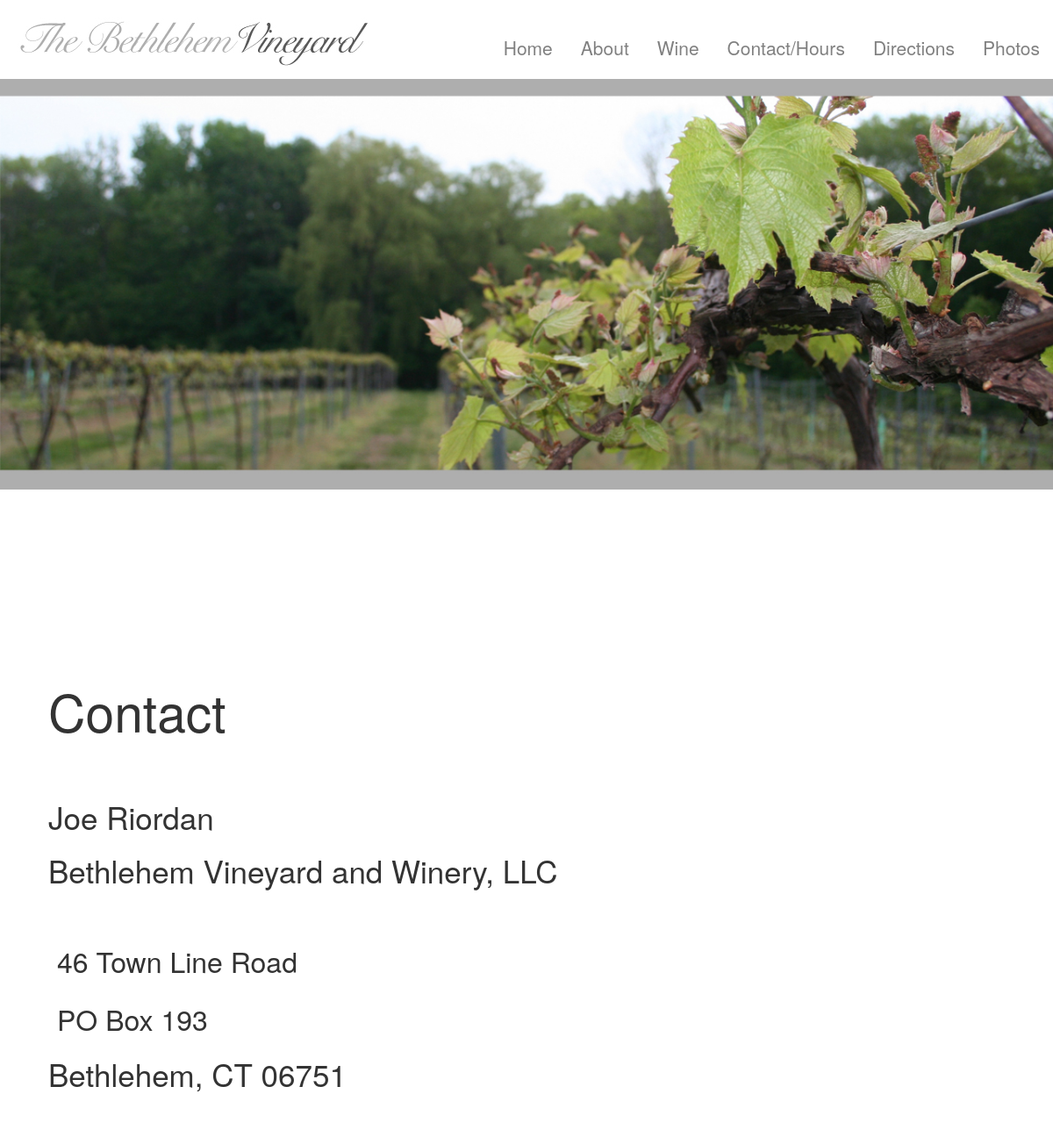
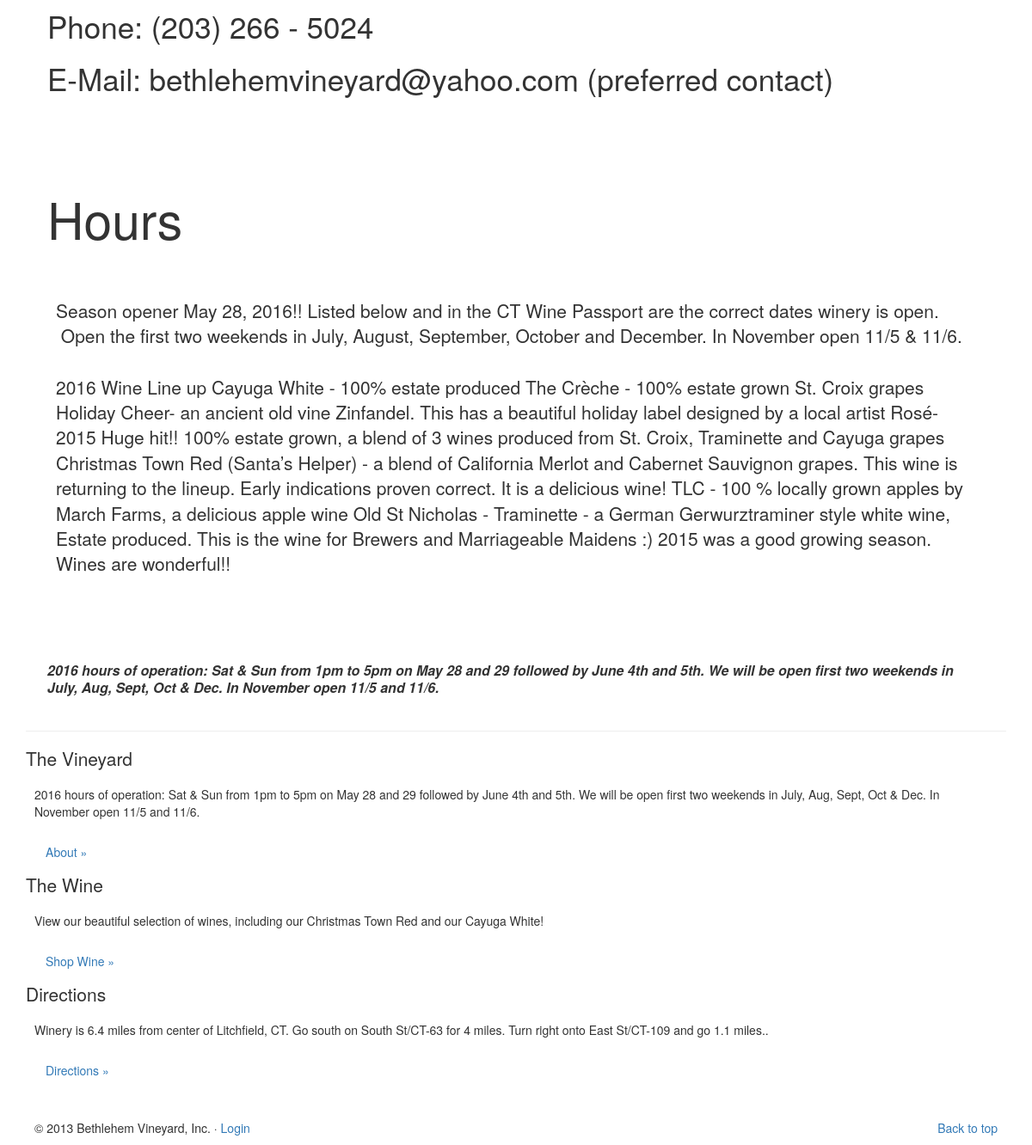
Before: /index.php?contact with the older database file (2 pictures, top to bottom).
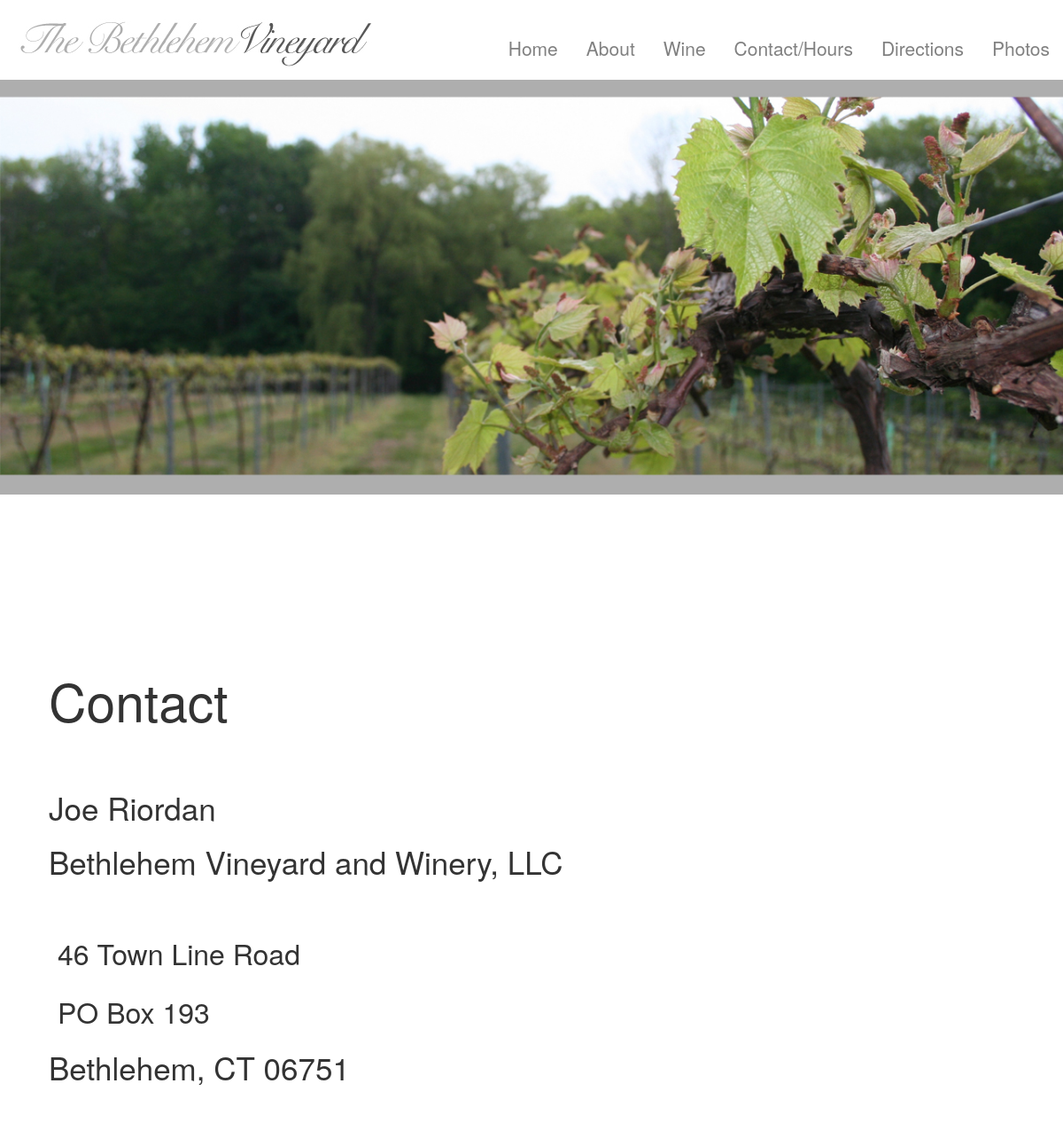
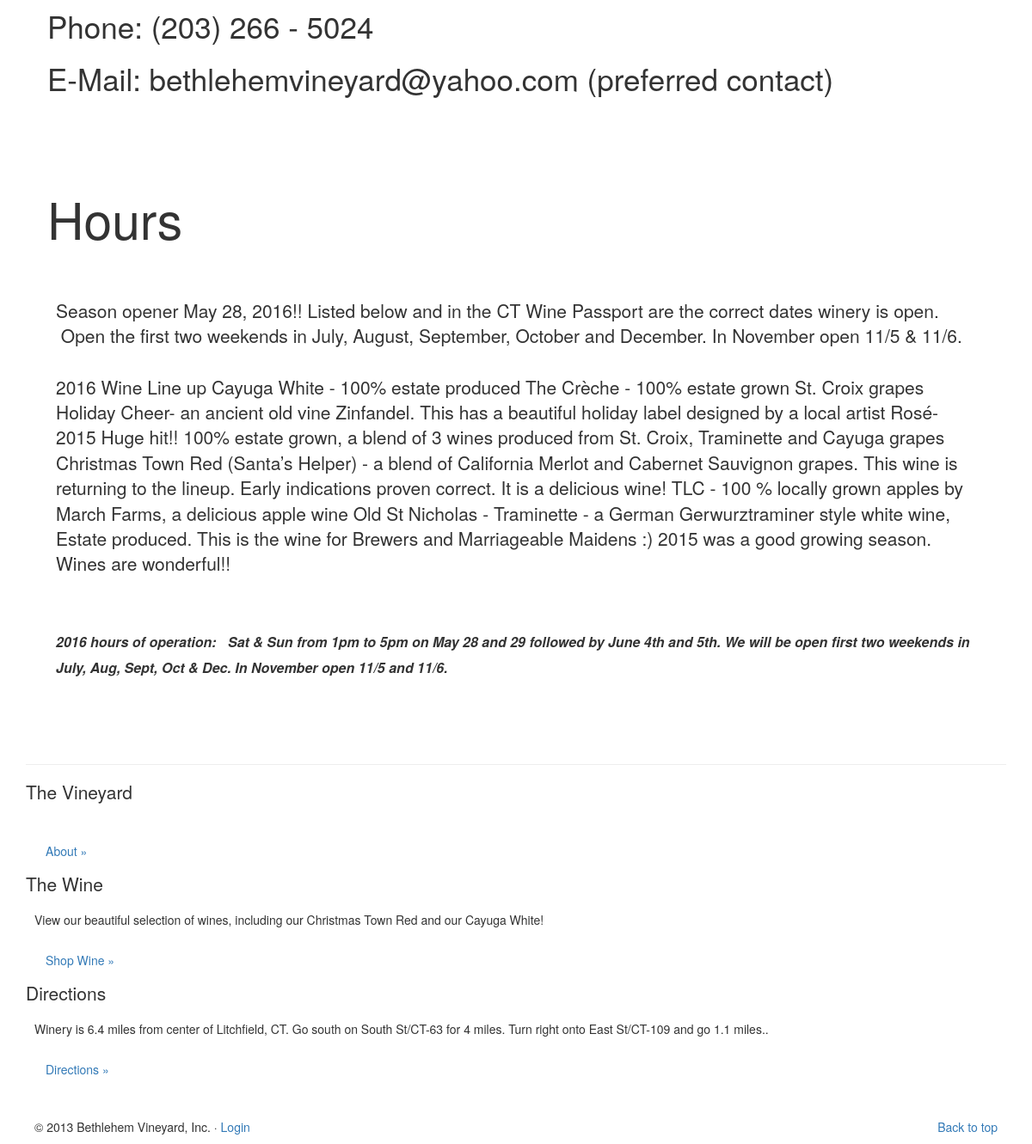
After: the same page with the newer database file (2 pictures, top to bottom).
### tables this page shows
CREATE TABLE `content` (
  `id` int(11) NOT NULL AUTO_INCREMENT,
  `optionID` varchar(10) NOT NULL,
  `section` varchar(60) NOT NULL,
  `type` varchar(100) NOT NULL,
  `content` text NOT NULL,
  `created` datetime NOT NULL,
  PRIMARY KEY (`id`)
);

### lib/Config.php (called while the page is built)
<?php
class Config{
	public $ini = array();
	public function get($input){
    	$CONFIG = $this->ini['CONFIG'];
    	return $CONFIG[$input];
	}
	public function __construct($path) {
   	$this->ini = parse_ini_file($path, true);
	}
}
?>

### lib/system.php (called while the page is built, shortened)
<?php
class system {
    public static $config;
    public function __construct(){
        require_once 'Mobile_Detect.php';
        require_once 'Config.php';
        self::$config = new Config('./etc/config.ini');
    }
    public static function database(){
        $addr = self::$config->get('dbAddress');
        $username = self::$config->get('dbUsername');
        $password = self::$config->get('dbPassword');
        $database = self::$config->get('dbDatabase');
        $conn = new mysqli($addr, $username, $password, $database);
        return $conn;
    }
    public function getDevice(){
        $detect = new Mobile_Detect();
        if($detect->isMobile()){
                $device = 'mobile';
        } else if($detect->isTablet()){
                $device = 'tablet';
        } else {
                $device = 'default';
        }
        return $device;
    }
	public function getUrl(){
		return self::$config->get('url');
	}
}
?>

### lib/Mobile_Detect.php (called while the page is built, shortened)
<?php
class Mobile_Detect {
    protected $userAgent = null;
    protected $httpHeaders;
    protected $mobileDetectionRules = null;
    protected $mobileDetectionRulesExtended = null;
    protected $detectionType = 'mobile';
    protected $operatingSystems = array(
        'AndroidOS'         => 'Android',
        'BlackBerryOS'      => 'blackberry|\bBB10\b|rim tablet os',
        'PalmOS'            => 'PalmOS|avantgo|blazer|elaine|hiptop|palm|plucker|xiino',
        'SymbianOS'         => 'Symbian|SymbOS|Series60|Series40|SYB-[0-9]+|\bS60\b',
        'WindowsMobileOS'   => 'Windows CE.*(PPC|Smartphone|Mobile|[0-9]{3}x[0-9]{3})|Window Mobile|Windows Phone [0-9.]+|WCE;',
        'WindowsPhoneOS'   => 'Windows Phone OS|XBLWP7|ZuneWP7',
        'iOS'               => '\biPhone.*Mobile|\biPod|\biPad',
        'MeeGoOS'           => 'MeeGo',
        'MaemoOS'           => 'Maemo',
        'JavaOS'            => 'J2ME/|Java/|\bMIDP\b|\bCLDC\b',
        'webOS'             => 'webOS|hpwOS',
        'badaOS'            => '\bBada\b',
        'BREWOS'            => 'BREW',
    );
    protected $userAgents = array(
        'Chrome'          => '\bCrMo\b|CriOS|Android.*Chrome/[.0-9]* (Mobile)?',
        'Dolfin'          => '\bDolfin\b',
        'Opera'           => 'Opera.*Mini|Opera.*Mobi|Android.*Opera|OPR/[0-9.]+',
        'Skyfire'         => 'Skyfire',
        'IE'              => 'IEMobile|MSIEMobile',
        'Firefox'         => 'fennec|firefox.*maemo|(Mobile|Tablet).*Firefox|Firefox.*Mobile',
        'Bolt'            => 'bolt',
        'TeaShark'        => 'teashark',
        'Blazer'          => 'Blazer',
        'Safari'          => 'Version.*Mobile.*Safari|Safari.*Mobile',
        'Tizen'           => 'Tizen',
        'UCBrowser'       => 'UC.*Browser|UCWEB',
        'DiigoBrowser'    => 'DiigoBrowser',
        'Puffin'            => 'Puffin',
        'Mercury'          => '\bMercury\b',
        'GenericBrowser'  => 'NokiaBrowser|OviBrowser|OneBrowser|TwonkyBeamBrowser|SEMC.*Browser|FlyFlow|Minimo|NetFront|Novarra-Vision'
    );
    protected $utilities = array(
        'DesktopMode'   => 'WPDesktop',
        'TV'            => 'SonyDTV115',
        'WebKit'        => '(webkit)[ /]([\w.]+)',
        'Bot'           => 'Googlebot|DoCoMo|YandexBot|bingbot|ia_archiver|AhrefsBot|Ezooms|GSLFbot|WBSearchBot|Twitterbot|TweetmemeBot|Twikle|PaperLiBot|Wotbox|UnwindFetchor|facebookexternalhit',
        'MobileBot'     => 'Googlebot-Mobile|DoCoMo|YahooSeeker/M1A1-R2D2',
    );
    public function setHttpHeaders($httpHeaders = null){
        if(!empty($httpHeaders)){
            $this->httpHeaders = $httpHeaders;
        } else {
            foreach($_SERVER as $key => $value){
                if(substr($key,0,5)=='HTTP_'){
                    $this->httpHeaders[$key] = $value;
                }
            }
        }
    }
    public function setUserAgent($userAgent = null){
        if(!empty($userAgent)){
            $this->userAgent = $userAgent;
        } else {
            $this->userAgent    = isset($this->httpHeaders['HTTP_USER_AGENT']) ? $this->httpHeaders['HTTP_USER_AGENT'] : null;
        }
    }
    function setDetectionType($type = null){
        $this->detectionType = (!empty($type) ? $type : 'mobile');
    }
    public function setMobileDetectionRules(){
        $this->mobileDetectionRules = array_merge(
            $this->phoneDevices,
            $this->tabletDevices,
            $this->operatingSystems,
            $this->userAgents
        );
    }
    public function setMobileDetectionRulesExtended(){
        $this->mobileDetectionRulesExtended = array_merge(
            $this->phoneDevices,
            $this->tabletDevices,
            $this->operatingSystems,
            $this->userAgents,
            $this->utilities
        );
    }
    public function getRules()
    {
        if($this->detectionType=='extended'){
            return $this->mobileDetectionRulesExtended;
        } else {
            return $this->mobileDetectionRules;
        }
    }
    public function checkHttpHeadersForMobile(){
        return false;
    }
    private function matchDetectionRulesAgainstUA($userAgent = null){
        return false;
    }
    public function isMobile($userAgent = null, $httpHeaders = null) {
        if ($this->checkHttpHeadersForMobile()) {
            return true;
        } else {
            return $this->matchDetectionRulesAgainstUA();
        }
    }
    public function isTablet($userAgent = null, $httpHeaders = null) {
	    return false;
    }
    function match($regex, $userAgent=null){
        $regex = str_replace('/', '\/', $regex);
        return (bool)preg_match('/'.$regex.'/is', (!empty($userAgent) ? $userAgent : $this->userAgent));
    }
}

### contact.php (the view)
<br />
<br />
<div class="content">
<?php
    $sql = "SELECT * FROM content WHERE section='contact'";
    $query = $system->database()->query($sql);
    $row = $query->fetch_assoc();
    echo $row['content'];
?>
<font size="3" style="line-height: 18px;"><b><i>
<?php
    $sql = "SELECT * FROM content WHERE section='hours'";
    $query = $system->database()->query($sql);
    $row = $query->fetch_assoc();
    echo $row['content'];
?>
</i></b></font>
</div>

### index.php (shortened to what this page needs)
<?php
require 'lib/Config.php';
require 'lib/system.php';
$config = new Config('./etc/config.ini');
$system = new system();
if(isset($_POST['loginSubmitted'])){
	if($_POST['username']==$config->get('username')){
		if($_POST['password']==$config->get('password')){
			$_SESSION['admin'] = TRUE;
			$alertMessage = "You ahve logged-in succesfully!";
			$pgae = 'Admin';
			require $system->getDir() . 'head.php';
			require $system->getDir() . 'admin.php';
		}
	} else {
		require $system->getDir() . 'head.php';
		echo '<div class="alert alert-danger">Incorrect Username or Password</div>';
		require $system->getDir() . 'home.php';
	}
} elseif(!isset($_GET)
		|| empty($_GET)
		|| isset($_GET['home'])) {
		$system->setPage('Home');
		require $system->getDir() . 'head.php';
		require $system->getDir() . 'home.php';
		require $system->getDir() . 'wines.php';
	} else if(isset($_GET['admin'])){
		$pgae = 'Admin';
		require $system->getDir() . 'head.php';
		require $system->getDir() . 'admin.php';
	} else if(isset($_GET['wine'])){
		$system->setPage('Wine');
		require $system->getDir() . 'head.php';
		echo '<h2 class="muted nobreak">Wine</h2>';
		require $system->getDir() . 'wines.php';
	} else if(isset($_GET['about'])){
		$system->setPage('About');
		require $system->getDir() . 'head.php';
		require $system->getDir() . 'about.php';
	} else if(isset($_GET['contact'])){
		$system->setPage('Contact');
		require $system->getDir() . 'head.php';
		require $system->getDir() . 'contact.php';
	} else if(isset($_GET['directions'])){
		$system->setPage('Directions');
		require $system->getDir() . 'head.php';
		require $system->getDir() . 'directions.php';
	} else if(isset($_GET['photo'])){
		$system->setPage('Home');
		require 'photos.php';
	}else if(isset($_GET['success'])){
		$system->setPage('Successful Purchase');
		require $system->getDir() . 'head.php';
		require $system->getDir() . 'success.php';
	}else if(isset($_GET['photos'])){
		$system->setPage('Photos');
		require $system->getDir() . 'photos.php';
	} else if(isset($_GET['logout'])) {
		require $system->getDir() . 'logout.php';
		$system->setPage('Home');
		$alertMessage = "You have logged-out succesfully";
		require $system->getDir() . 'head.php';
		require $system->getDir() . 'home.php';
		require $system->getDir() . 'wines.php';
	} else {
        require $system->getDir() . 'head.php';
		echo '<div style="margin:100px">';
		echo 'Web page cannot be found. <a href="?home>"Go Home.</a>';
		echo '</div>';
	}
?>
<br />
<?php require './foot.php'; ?>

### head.php (shortened to what this page needs)
<?php
if(isset($_SESSION['admin']) && $_SESSION['admin']){
	$admin = true;
} else {
	$admin = false;
}
?>
<!DOCTYPE html>
<html lang="en">
  <head>
<link rel="stylesheet" href="https://maxcdn.bootstrapcdn.com/bootstrap/3.3.6/css/bootstrap.min.css">
<link rel="stylesheet" href="https://maxcdn.bootstrapcdn.com/bootstrap/3.3.6/css/bootstrap-theme.min.css">
	<link href="<?= $system->getUrl(); ?>css/style.css" rel="stylesheet">
  </head>
  <body>
<div class="everything">
<div class="header">
	<a href="index.php">
		<img class="logo" src="<?= $system->getUrl(); ?>img/logo.jpg" />
	</a>
	<?php if($system->getDevice() == 'mobile') { $padding = 'padding-bottom:75px;'; } else { $padding = ''; } ?>
		<ul class="nav nav-pills pull-right" style="padding-top:10px; <?= $padding ?>">
        	<li style="font-size:1.5em" class="lead"><a href="./index.php?home">
				Home</a></li>
			<li style="font-size:1.5em" class="lead"><a href="./index.php?about">
                                About</a></li>
			<li style="font-size:1.5em" class="lead"><a href="./index.php?wine">
				Wine</a></li>
			<li style="font-size:1.5em" class="lead"><a href="./index.php?contact">
				Contact/Hours</a></li>
			<li style="font-size:1.5em" class="lead"><a href="./index.php?directions">
				Directions</a></li>
				<li style="font-size:1.5em" class="lead"><a href="./index.php?photos">
					Photos</a></li>
		</ul>
</div>
<img src="<?= $system->getUrl(); ?>img/Slides/slide<?= rand(1, 4); ?>.jpg" class="slide" />
<div class="container">
    <br />

### foot.php
<hr>
  <div class="row-fluid marketing ">
    <div class="span4">
      <h4 class="foot">The Vineyard</h4>
      <p>
        <?php
            $sql = "SELECT * FROM content WHERE section='hours'";
            $query = $system->database()->query($sql);
            $row = $query->fetch_assoc();
            echo $row['content'];
        ?>
      </p>
      <p><a class="btn" href="index.php?about">About »</a></p>
    </div>
    <div class="span4">
      <h4 class="foot">The Wine</h4>
      <p>View our beautiful selection of wines, including our Christmas Town Red and our Cayuga White!</p>
      <p><a class="btn" href="index.php?wine">Shop Wine »</a></p>
    </div>
    <div class="span4">
      <h4 class="foot">Directions</h4>
      <p>Winery is 6.4 miles from center of Litchfield, CT. Go south on South St/CT-63 for 4 miles. Turn right onto East St/CT-109 and go 1.1 miles..</p>
      <p><a class="btn" href="index.php?directions">Directions »</a></p>
    </div>
</div>
<br />
      <footer>
        <p class="pull-right"><a href="#">Back to top</a></p>
        <p>&copy; 2013 Bethlehem Vineyard, Inc. &middot;
			<?php if($admin!=true){ ?><a href="./login.php">Login</a><?php } else { ?>
				<a href="index.php?logout">Logout</a> <?php } ?>
		</p>
      </footer>
 </div>
  </body>
</html>

### css/style.css (style rules this page uses)
p { padding: 10px 10px 0px 10px; }
h2 { font-size:4.2em; font-weight:normal; }
h3 { font-size:2.5em; font-weight:normal; padding-bottom:2px; }
h4 { font-size:1.5em; font-weight:normal; }
.content { margin-left:25px; margin-right:25px; }
.header { padding-top:20px; padding-left:20px; }
.slide { max-width:100%; min-width:100%; }
.nav a { color:gray; }
.nav { height:70px; padding-top:10px; }
.foot { margin-bottom:10px; }

Changed rows visible on the page:
removed content: content "2016 hours of operation: Sat & Sun from 1pm to 5pm on May 28 and 29 followed by June 4th and 5th. We will be open first two weekends in July, Aug, Sept, Oct & Dec. In November open 11/5 and 11/6."
changed content: content "…season. Wines are wonderful!!" → "…season. Wines are wonderful!! 2016 hours of operation: Sat & Sun from 1pm to 5pm on May 28 and 29 followed by June 4th and 5th. We will be open first two weekends in July, Aug, Sept, Oct & Dec. In November open 11/5 and 11/6."
